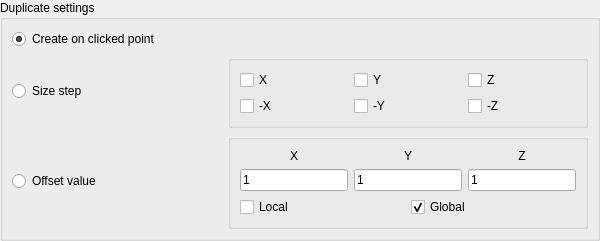
<?xml version="1.0" encoding="UTF-8"?>
<ui version="4.0">
 <class>PropertyDuplicationSettings</class>
 <widget class="QWidget" name="PropertyDuplicationSettings">
  <property name="geometry">
   <rect>
    <x>0</x>
    <y>0</y>
    <width>600</width>
    <height>208</height>
   </rect>
  </property>
  <property name="maximumSize">
   <size>
    <width>600</width>
    <height>16777215</height>
   </size>
  </property>
  <property name="windowTitle">
   <string>Form</string>
  </property>
  <layout class="QGridLayout" name="gridLayout_2">
   <property name="leftMargin">
    <number>0</number>
   </property>
   <property name="topMargin">
    <number>0</number>
   </property>
   <property name="rightMargin">
    <number>0</number>
   </property>
   <property name="bottomMargin">
    <number>0</number>
   </property>
   <item row="0" column="0">
    <widget class="QGroupBox" name="groupBoxDuplication">
     <property name="title">
      <string>Duplicate settings</string>
     </property>
     <layout class="QGridLayout" name="gridLayout_3">
      <item row="2" column="1">
       <widget class="QGroupBox" name="groupBox_2">
        <property name="title">
         <string/>
        </property>
        <property name="flat">
         <bool>false</bool>
        </property>
        <property name="checkable">
         <bool>false</bool>
        </property>
        <layout class="QGridLayout" name="gridLayout_5">
         <item row="1" column="1">
          <widget class="QCheckBox" name="offsetValueGlobal">
           <property name="text">
            <string>Global</string>
           </property>
           <property name="checked">
            <bool>true</bool>
           </property>
          </widget>
         </item>
         <item row="1" column="0">
          <widget class="QCheckBox" name="offsetValueLocal">
           <property name="text">
            <string>Local</string>
           </property>
          </widget>
         </item>
         <item row="0" column="0" colspan="2">
          <layout class="QHBoxLayout" name="SizeLayout_3">
           <item>
            <layout class="QVBoxLayout" name="XLayout_3">
             <item>
              <widget class="QLabel" name="XLabel_3">
               <property name="text">
                <string>X</string>
               </property>
               <property name="alignment">
                <set>Qt::AlignCenter</set>
               </property>
              </widget>
             </item>
             <item>
              <widget class="QDoubleEdit" name="XOffsetfield">
               <property name="enabled">
                <bool>true</bool>
               </property>
               <property name="text">
                <string>1</string>
               </property>
               <property name="frame">
                <bool>true</bool>
               </property>
               <property name="readOnly">
                <bool>false</bool>
               </property>
              </widget>
             </item>
            </layout>
           </item>
           <item>
            <layout class="QVBoxLayout" name="YLayout_3">
             <item>
              <widget class="QLabel" name="YLabel_3">
               <property name="text">
                <string>Y</string>
               </property>
               <property name="alignment">
                <set>Qt::AlignCenter</set>
               </property>
              </widget>
             </item>
             <item>
              <widget class="QDoubleEdit" name="YOffsetfield">
               <property name="enabled">
                <bool>true</bool>
               </property>
               <property name="text">
                <string>1</string>
               </property>
               <property name="frame">
                <bool>true</bool>
               </property>
               <property name="readOnly">
                <bool>false</bool>
               </property>
              </widget>
             </item>
            </layout>
           </item>
           <item>
            <layout class="QVBoxLayout" name="ZLayout_3">
             <item>
              <widget class="QLabel" name="ZLabel_3">
               <property name="text">
                <string>Z</string>
               </property>
               <property name="alignment">
                <set>Qt::AlignCenter</set>
               </property>
              </widget>
             </item>
             <item>
              <widget class="QDoubleEdit" name="ZOffsetfield">
               <property name="enabled">
                <bool>true</bool>
               </property>
               <property name="text">
                <string>1</string>
               </property>
               <property name="frame">
                <bool>true</bool>
               </property>
               <property name="readOnly">
                <bool>false</bool>
               </property>
              </widget>
             </item>
            </layout>
           </item>
          </layout>
         </item>
        </layout>
       </widget>
      </item>
      <item row="0" column="0" colspan="2">
       <widget class="QRadioButton" name="duplicateClicked">
        <property name="layoutDirection">
         <enum>Qt::LeftToRight</enum>
        </property>
        <property name="text">
         <string>Create on clicked point</string>
        </property>
        <property name="checked">
         <bool>true</bool>
        </property>
       </widget>
      </item>
      <item row="2" column="0">
       <widget class="QRadioButton" name="duplicateOffsetValue">
        <property name="layoutDirection">
         <enum>Qt::LeftToRight</enum>
        </property>
        <property name="text">
         <string>Offset value</string>
        </property>
       </widget>
      </item>
      <item row="1" column="0">
       <widget class="QRadioButton" name="duplicateSizeStep">
        <property name="layoutDirection">
         <enum>Qt::LeftToRight</enum>
        </property>
        <property name="text">
         <string>Size step</string>
        </property>
       </widget>
      </item>
      <item row="1" column="1">
       <widget class="QGroupBox" name="groupBox_3">
        <property name="title">
         <string/>
        </property>
        <layout class="QGridLayout" name="gridLayout">
         <item row="0" column="0">
          <widget class="QCheckBox" name="stepSizeX">
           <property name="text">
            <string>X</string>
           </property>
          </widget>
         </item>
         <item row="0" column="2">
          <widget class="QCheckBox" name="stepSizeZ">
           <property name="text">
            <string>Z</string>
           </property>
          </widget>
         </item>
         <item row="0" column="1">
          <widget class="QCheckBox" name="stepSizeY">
           <property name="text">
            <string>Y</string>
           </property>
          </widget>
         </item>
         <item row="1" column="0">
          <widget class="QCheckBox" name="stepSizeX_Neg">
           <property name="text">
            <string>-X</string>
           </property>
          </widget>
         </item>
         <item row="1" column="1">
          <widget class="QCheckBox" name="stepSizeY_Neg">
           <property name="text">
            <string>-Y</string>
           </property>
          </widget>
         </item>
         <item row="1" column="2">
          <widget class="QCheckBox" name="stepSizeZ_Neg">
           <property name="text">
            <string>-Z</string>
           </property>
          </widget>
         </item>
        </layout>
       </widget>
      </item>
     </layout>
    </widget>
   </item>
  </layout>
 </widget>
 <customwidgets>
  <customwidget>
   <class>QDoubleEdit</class>
   <extends>QLineEdit</extends>
   <header>qdoubleedit.h</header>
  </customwidget>
 </customwidgets>
 <tabstops>
  <tabstop>duplicateClicked</tabstop>
  <tabstop>duplicateSizeStep</tabstop>
  <tabstop>stepSizeX</tabstop>
  <tabstop>stepSizeY</tabstop>
  <tabstop>stepSizeZ</tabstop>
  <tabstop>stepSizeX_Neg</tabstop>
  <tabstop>stepSizeY_Neg</tabstop>
  <tabstop>stepSizeZ_Neg</tabstop>
  <tabstop>duplicateOffsetValue</tabstop>
  <tabstop>XOffsetfield</tabstop>
  <tabstop>YOffsetfield</tabstop>
  <tabstop>ZOffsetfield</tabstop>
  <tabstop>offsetValueLocal</tabstop>
  <tabstop>offsetValueGlobal</tabstop>
 </tabstops>
 <resources/>
 <connections/>
</ui>
